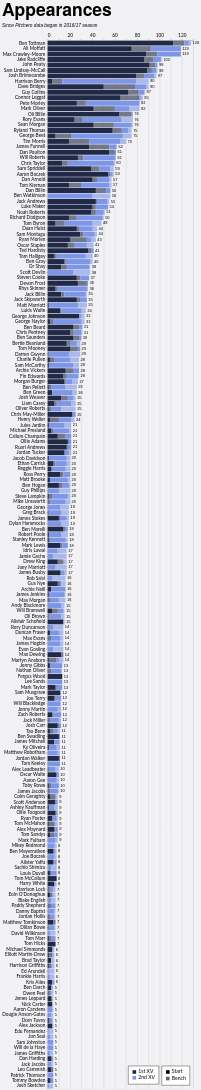

Express this chart as Vega-Lite.
### Vega-Lite specification from a JSON file in a GitHub repository (floating-point values rounded to 4 significant figures; data arrays with more than 128 entries replaced by an {"elided": "..."} marker saying what was removed)
{"config": {"axis": {"labelFont": "Lato, sans-serif", "titleFont": "PT Sans Narrow, Helvetica Neue, Helvetica, Arial, sans-serif", "labelFontSize": 13, "titleFontSize": 24, "gridColor": "#202947", "gridOpacity": 0.2}, "header": {"labelFont": "PT Sans Narrow, Helvetica Neue, Helvetica, Arial, sans-serif", "titleFont": "PT Sans Narrow, Helvetica Neue, Helvetica, Arial, sans-serif", "labelFontSize": 24, "titleFontSize": 28, "labelFontWeight": "bold", "orient": "left"}, "legend": {"labelFont": "Lato, sans-serif", "titleFont": "PT Sans Narrow, Helvetica Neue, Helvetica, Arial, sans-serif", "labelFontSize": 14, "titleFontSize": 16, "titlePadding": 5, "fillColor": "white", "strokeColor": "black", "padding": 10, "titleFontWeight": "lighter", "titleFontStyle": "italic", "titleColor": "gray", "offset": 10}, "title": {"font": "PT Sans Narrow, Helvetica Neue, Helvetica, Arial, sans-serif", "fontSize": 48, "fontWeight": "bold", "anchor": "start", "align": "center", "titlePadding": 20, "subtitlePadding": 10, "subtitleFontSize": 13, "subtitleColor": "", "subtitleFontStyle": "italic", "offset": 15, "color": "black"}, "axisX": {"labelAngle": 0}, "facet": {"title": null, "header": null, "align": {"row": "each", "column": "each"}}, "resolve": {"scale": {"y": "independent", "facet": "independent"}}, "background": "#f2f1f4", "scale": {"offsetBandPaddingOuter": 0.2, "offsetBandPaddingInner": 0.1}}, "layer": [{"mark": {"type": "bar"}, "encoding": {"color": {"field": "squad", "legend": {"direction": "vertical", "labelExpr": "datum.value + ' XV'", "orient": "bottom-right", "title": null}, "scale": {"domain": ["1st", "2nd"], "range": ["#202946", "#7d96e8"]}, "sort": ["1st", "2nd"], "type": "nominal"}, "opacity": {"field": "start", "legend": {"direction": "vertical", "orient": "bottom-right", "title": null}, "scale": {"domain": ["Start", "Bench"], "range": [1.0, 0.6]}, "sort": ["Start", "Bench"], "type": "nominal"}, "order": {"field": "stack_order", "sort": "ascending", "type": "quantitative"}, "tooltip": [{"field": "player", "title": "Player", "type": "nominal"}, {"field": "squad", "title": "Squad", "type": "nominal"}, {"field": "start", "title": "Selection", "type": "nominal"}, {"aggregate": "sum", "field": "games", "title": "Games", "type": "quantitative"}, {"aggregate": "max", "field": "player_total", "title": "Total", "type": "quantitative"}], "x": {"aggregate": "sum", "axis": {"orient": "top", "title": null}, "field": "games", "type": "quantitative"}, "y": {"field": "player", "sort": {"field": "player_total", "op": "max", "order": "descending"}, "title": null, "type": "nominal"}}}, {"mark": {"type": "text", "align": "left", "baseline": "middle", "color": "black", "dx": 4, "fontSize": 11}, "encoding": {"text": {"field": "total_games", "format": ".0f", "type": "quantitative"}, "x": {"axis": {"orient": "top", "title": null}, "field": "total_games", "type": "quantitative"}, "y": {"field": "player", "sort": {"field": "player_total", "op": "max", "order": "descending"}, "title": null, "type": "nominal"}}, "transform": [{"aggregate": [{"op": "sum", "field": "games", "as": "total_games"}, {"op": "max", "field": "player_total", "as": "player_total"}], "groupby": ["player"]}]}], "data": {"name": "data-962068ac3ef28634eb15d8eeccb3a8de"}, "height": {"step": 15}, "params": [{"name": "seasonParam", "value": []}, {"name": "gameTypesParam", "value": []}, {"name": "squadParam", "value": "All"}, {"name": "positionsParam", "value": []}, {"name": "minAppsParam", "value": 5}], "title": {"text": "Appearances", "subtitle": "Since Pitchero data began in 2016/17 season"}, "transform": [{"filter": "length(seasonParam) === 0 || indexof(seasonParam, datum.season) >= 0"}, {"filter": "length(gameTypesParam) === 0 || indexof(gameTypesParam, datum.game_type) >= 0"}, {"filter": "squadParam === \"All\" || datum.squad === squadParam"}, {"filter": "length(positionsParam) === 0 || indexof(positionsParam, datum.position) >= 0"}, {"joinaggregate": [{"op": "sum", "field": "games", "as": "player_total"}], "groupby": ["player"]}, {"filter": "datum.player_total >= minAppsParam"}], "width": 400, "$schema": "https://vega.github.io/schema/vega-lite/v5.20.1.json", "datasets": {"data-962068ac3ef28634eb15d8eeccb3a8de": {"elided": "2362 records"}}}
